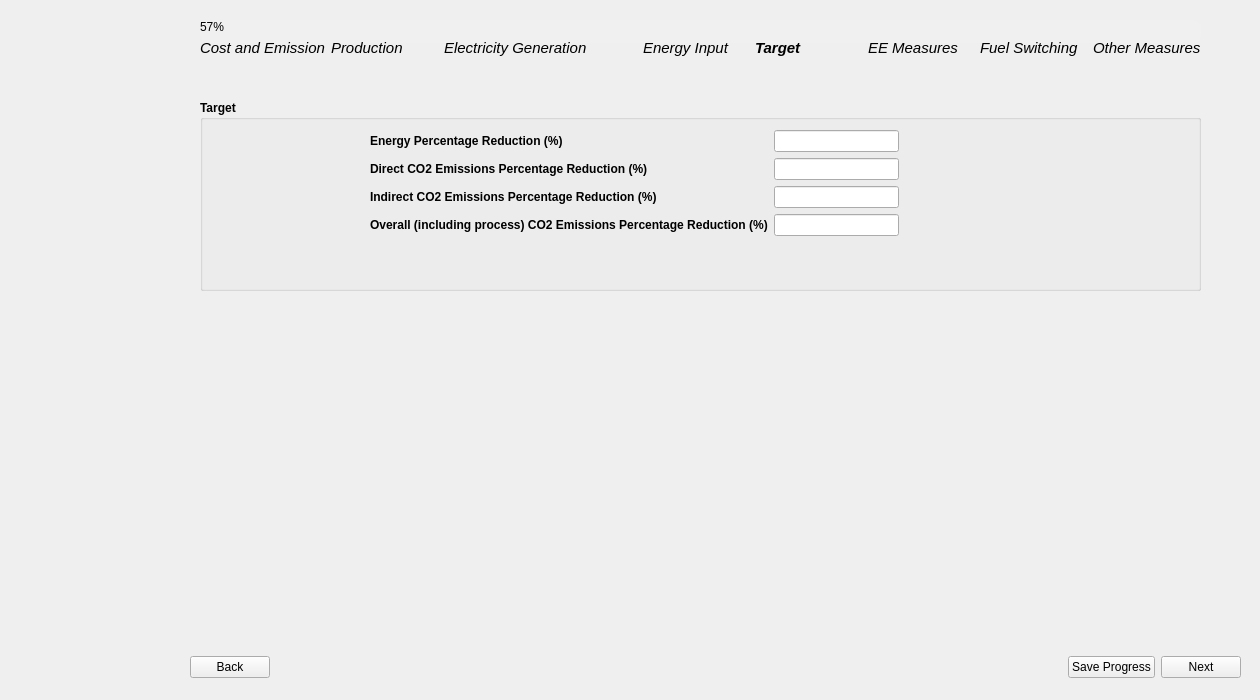
<?xml version="1.0" encoding="UTF-8"?>
<ui version="4.0">
 <class>Page7_EnergyBillingInput</class>
 <widget class="QWidget" name="Page7_EnergyBillingInput">
  <property name="geometry">
   <rect>
    <x>0</x>
    <y>0</y>
    <width>1260</width>
    <height>700</height>
   </rect>
  </property>
  <property name="sizePolicy">
   <sizepolicy hsizetype="Fixed" vsizetype="Fixed">
    <horstretch>0</horstretch>
    <verstretch>0</verstretch>
   </sizepolicy>
  </property>
  <property name="windowTitle">
   <string>Form</string>
  </property>
  <property name="styleSheet">
   <string notr="true"/>
  </property>
  <widget class="QWidget" name="layoutWidget">
   <property name="geometry">
    <rect>
     <x>190</x>
     <y>650</y>
     <width>1051</width>
     <height>35</height>
    </rect>
   </property>
   <layout class="QHBoxLayout" name="button_layout">
    <item>
     <widget class="QPushButton" name="backBtn">
      <property name="text">
       <string>Back</string>
      </property>
     </widget>
    </item>
    <item>
     <spacer name="horizontalSpacer">
      <property name="orientation">
       <enum>Qt::Horizontal</enum>
      </property>
      <property name="sizeHint" stdset="0">
       <size>
        <width>40</width>
        <height>20</height>
       </size>
      </property>
     </spacer>
    </item>
    <item>
     <widget class="QPushButton" name="saveBtn">
      <property name="text">
       <string>Save Progress</string>
      </property>
     </widget>
    </item>
    <item>
     <widget class="QPushButton" name="nextBtn">
      <property name="font">
       <font>
        <kerning>true</kerning>
       </font>
      </property>
      <property name="text">
       <string>Next</string>
      </property>
     </widget>
    </item>
   </layout>
  </widget>
  <widget class="QGroupBox" name="target_group">
   <property name="geometry">
    <rect>
     <x>200</x>
     <y>100</y>
     <width>1001</width>
     <height>191</height>
    </rect>
   </property>
   <property name="font">
    <font>
     <bold>true</bold>
    </font>
   </property>
   <property name="title">
    <string>Target</string>
   </property>
   <widget class="QWidget" name="layoutWidget">
    <property name="geometry">
     <rect>
      <x>170</x>
      <y>30</y>
      <width>581</width>
      <height>144</height>
     </rect>
    </property>
    <layout class="QFormLayout" name="formLayout">
     <item row="0" column="0">
      <widget class="QLabel" name="energy_percent_reduction_label">
       <property name="text">
        <string>Energy Percentage Reduction (%)</string>
       </property>
      </widget>
     </item>
     <item row="0" column="1">
      <widget class="QLineEdit" name="energy_percent_reduction_input">
       <property name="sizePolicy">
        <sizepolicy hsizetype="Fixed" vsizetype="Fixed">
         <horstretch>0</horstretch>
         <verstretch>0</verstretch>
        </sizepolicy>
       </property>
       <property name="text">
        <string/>
       </property>
      </widget>
     </item>
     <item row="1" column="0">
      <widget class="QLabel" name="direct_percent_reduction_label">
       <property name="text">
        <string>Direct CO2 Emissions Percentage Reduction (%)</string>
       </property>
      </widget>
     </item>
     <item row="1" column="1">
      <widget class="QLineEdit" name="direct_percent_reduction_input">
       <property name="sizePolicy">
        <sizepolicy hsizetype="Fixed" vsizetype="Fixed">
         <horstretch>0</horstretch>
         <verstretch>0</verstretch>
        </sizepolicy>
       </property>
       <property name="text">
        <string/>
       </property>
      </widget>
     </item>
     <item row="2" column="0">
      <widget class="QLabel" name="indirect_percent_reduction_label">
       <property name="text">
        <string>Indirect CO2 Emissions Percentage Reduction (%)</string>
       </property>
      </widget>
     </item>
     <item row="2" column="1">
      <widget class="QLineEdit" name="indirect_percent_reduction_input">
       <property name="sizePolicy">
        <sizepolicy hsizetype="Fixed" vsizetype="Fixed">
         <horstretch>0</horstretch>
         <verstretch>0</verstretch>
        </sizepolicy>
       </property>
       <property name="text">
        <string/>
       </property>
      </widget>
     </item>
     <item row="3" column="0">
      <widget class="QLabel" name="overall_percent_reduction_label">
       <property name="text">
        <string>Overall (including process) CO2 Emissions Percentage Reduction (%)</string>
       </property>
      </widget>
     </item>
     <item row="3" column="1">
      <widget class="QLineEdit" name="overall_percent_reduction_input">
       <property name="sizePolicy">
        <sizepolicy hsizetype="Fixed" vsizetype="Fixed">
         <horstretch>0</horstretch>
         <verstretch>0</verstretch>
        </sizepolicy>
       </property>
       <property name="text">
        <string/>
       </property>
      </widget>
     </item>
    </layout>
   </widget>
  </widget>
  <widget class="QProgressBar" name="progressBar">
   <property name="geometry">
    <rect>
     <x>200</x>
     <y>20</y>
     <width>1001</width>
     <height>23</height>
    </rect>
   </property>
   <property name="styleSheet">
    <string notr="true">QProgressBar {
    background-color: #F0F0F0;
    border: none;
	border-radius: 8px;
}
QProgressBar::chunk {
	border-radius: 8px;
    background: QLinearGradient(
        x1: 0, y1: 0, x2: 1, y2: 0,
        stop: 0 #33bef0,   /* Light Blue */
        stop: 1 #77d695    /* Light Green */
    );
}</string>
   </property>
   <property name="value">
    <number>57</number>
   </property>
  </widget>
  <widget class="QLabel" name="side_image">
   <property name="geometry">
    <rect>
     <x>0</x>
     <y>-30</y>
     <width>171</width>
     <height>761</height>
    </rect>
   </property>
   <property name="text">
    <string/>
   </property>
   <property name="pixmap">
    <pixmap>../images/BEST_side_abstract.png</pixmap>
   </property>
  </widget>
  <widget class="QWidget" name="layoutWidget_2">
   <property name="geometry">
    <rect>
     <x>200</x>
     <y>40</y>
     <width>1001</width>
     <height>16</height>
    </rect>
   </property>
   <layout class="QGridLayout" name="gridLayout_11">
    <item row="0" column="0">
     <widget class="QLabel" name="label">
      <property name="font">
       <font>
        <pointsize>11</pointsize>
        <italic>true</italic>
        <bold>false</bold>
       </font>
      </property>
      <property name="text">
       <string>Cost and Emission</string>
      </property>
     </widget>
    </item>
    <item row="0" column="1">
     <widget class="QLabel" name="label_2">
      <property name="font">
       <font>
        <pointsize>11</pointsize>
        <italic>true</italic>
       </font>
      </property>
      <property name="text">
       <string>Production</string>
      </property>
     </widget>
    </item>
    <item row="0" column="2">
     <widget class="QLabel" name="label_4">
      <property name="font">
       <font>
        <pointsize>11</pointsize>
        <italic>true</italic>
       </font>
      </property>
      <property name="text">
       <string>Electricity Generation            </string>
      </property>
     </widget>
    </item>
    <item row="0" column="3">
     <widget class="QLabel" name="label_5">
      <property name="font">
       <font>
        <pointsize>11</pointsize>
        <italic>true</italic>
       </font>
      </property>
      <property name="text">
       <string>Energy Input</string>
      </property>
     </widget>
    </item>
    <item row="0" column="4">
     <widget class="QLabel" name="label_6">
      <property name="font">
       <font>
        <pointsize>11</pointsize>
        <italic>true</italic>
        <bold>true</bold>
       </font>
      </property>
      <property name="text">
       <string>Target</string>
      </property>
     </widget>
    </item>
    <item row="0" column="5">
     <widget class="QLabel" name="label_7">
      <property name="font">
       <font>
        <pointsize>11</pointsize>
        <italic>true</italic>
       </font>
      </property>
      <property name="text">
       <string>EE Measures</string>
      </property>
     </widget>
    </item>
    <item row="0" column="6">
     <widget class="QLabel" name="label_8">
      <property name="font">
       <font>
        <pointsize>11</pointsize>
        <italic>true</italic>
       </font>
      </property>
      <property name="text">
       <string>Fuel Switching</string>
      </property>
     </widget>
    </item>
    <item row="0" column="7">
     <widget class="QLabel" name="label_9">
      <property name="font">
       <font>
        <pointsize>11</pointsize>
        <italic>true</italic>
       </font>
      </property>
      <property name="text">
       <string>Other Measures</string>
      </property>
     </widget>
    </item>
   </layout>
  </widget>
 </widget>
 <resources/>
 <connections/>
</ui>
